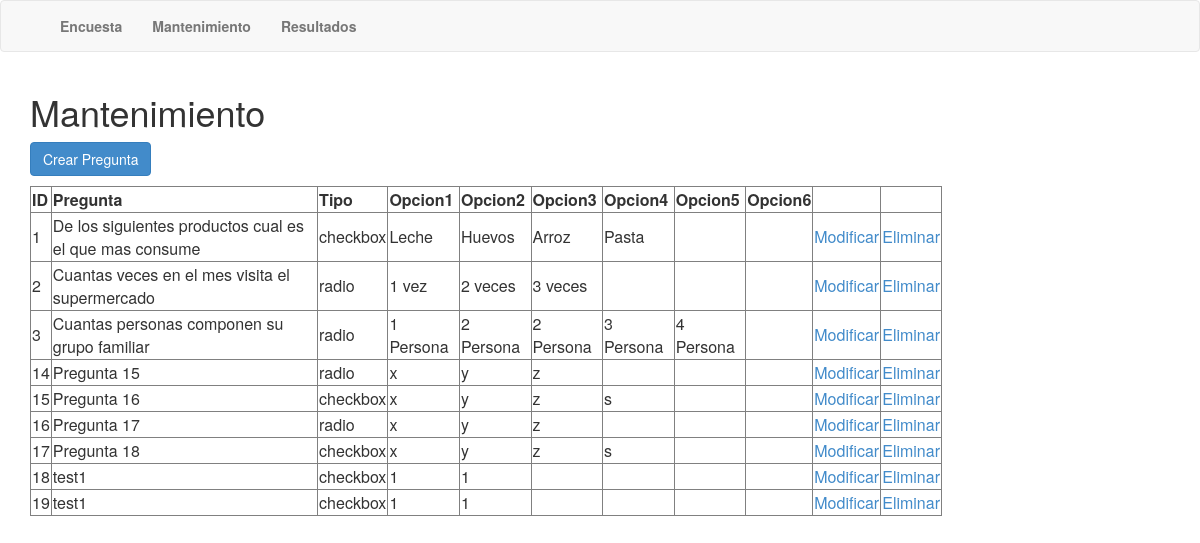
/mantenimiento.php, run on an earlier commit of the app's database.
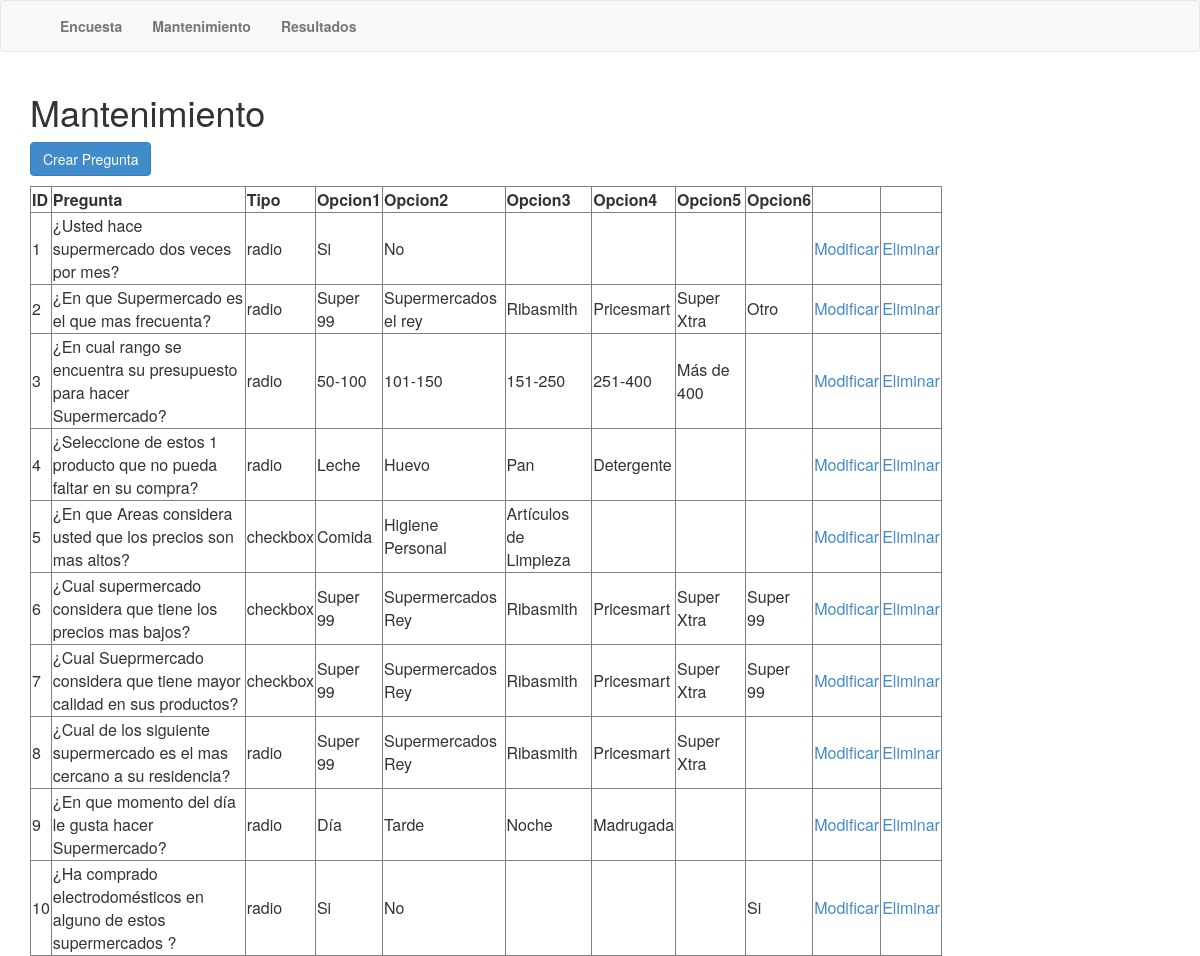
And on a later commit of the database.
### tables this page shows
CREATE TABLE `preguntas` (
  `ID` smallint(5) UNSIGNED NOT NULL,
  `PREGUNTA` varchar(200) NOT NULL DEFAULT '',
  `TIPO` varchar(10) NOT NULL DEFAULT '',
  `OPCION1` varchar(100) NOT NULL DEFAULT '',
  `OPCION2` varchar(100) NOT NULL DEFAULT '',
  `OPCION3` varchar(100) DEFAULT NULL,
  `OPCION4` varchar(100) DEFAULT NULL,
  `OPCION5` varchar(100) DEFAULT NULL,
  `OPCION6` varchar(100) DEFAULT NULL
);

### mantenimiento.php (the view, shortened to what this page needs)
<?php
	require('conexion.php');
	$query="SELECT id, pregunta, tipo, opcion1, opcion2, opcion3, opcion4, opcion5, opcion6 FROM preguntas";
	$resultado=$conexion->query($query);
 ?>
 <html>
	<head>
	</head>
	<Link REL="stylesheet" TYPE="TEXT/css" href="bootstrap/css/bootstrap.min.css">
	<body>
<?php include "navbar.php"; ?>
	<div class="container">
		<h1>Mantenimiento</h1>
		<a href="Insertar.php" class="btn btn-primary">Crear Pregunta</a>
		<table border=1 width="80%">
			<thead>
				<tr>
					<td><b>ID</b></td>
					<td><b>Pregunta</b></td>
					<td><b>Tipo</b></td>
					<td><b>Opcion1</b></td>
					<td><b>Opcion2</b></td>
					<td><b>Opcion3</b></td>
					<td><b>Opcion4</b></td>
					<td><b>Opcion5</b></td>
					<td><b>Opcion6</b></td>
					<td></td>
					<td></td>
				</tr>
				<tbody>
					<?php while($row=$resultado->fetch_assoc()){ ?>
						<tr>
							<td> <?php echo $row['id'];?> </td>
							<td> <?php echo $row['pregunta'];?> </td>
							<td> <?php echo $row['tipo'];?> </td>
							<td> <?php echo $row['opcion1'];?> </td>
							<td> <?php echo $row['opcion2'];?> </td>
							<td> <?php echo $row['opcion3'];?> </td>
							<td> <?php echo $row['opcion4'];?> </td>
							<td> <?php echo $row['opcion5'];?> </td>
							<td> <?php echo $row['opcion6'];?> </td>
							<td>
								<a href="actualizar.php?id=<?php echo $row['id'];?>">Modificar</a>
							</td>
							<td>
								<a href="eliminar.php?id=<?php echo $row['id'];?>">Eliminar</a>
							</td>
						</tr>
					<?php } ?>
				</tbody>
			</table>
		</div>
		</body>
	</html>

What changed in the data, as far as the page shows it:
removed preguntas: ID "14", PREGUNTA "Pregunta 15", TIPO "radio", OPCION1 "x", OPCION2 "y", OPCION3 "z"
removed preguntas: ID "15", PREGUNTA "Pregunta 16", TIPO "checkbox", OPCION1 "x", OPCION2 "y", OPCION3 "z", OPCION4 "s"
removed preguntas: ID "16", PREGUNTA "Pregunta 17", TIPO "radio", OPCION1 "x", OPCION2 "y", OPCION3 "z"
removed preguntas: ID "17", PREGUNTA "Pregunta 18", TIPO "checkbox", OPCION1 "x", OPCION2 "y", OPCION3 "z", OPCION4 "s"
removed preguntas: ID "18", PREGUNTA "test1", TIPO "checkbox", OPCION1 "1", OPCION2 "1"
removed preguntas: ID "19", PREGUNTA "test1", TIPO "checkbox", OPCION1 "1", OPCION2 "1"
changed preguntas id 1: PREGUNTA "De los siguientes productos cual es el que mas consume" → "¿Usted hace supermercado dos veces por mes?"; TIPO "checkbox" → "radio"; OPCION1 "Leche" → "Si"; OPCION2 "Huevos" → "No"; OPCION3 "Arroz" → (not shown); OPCION4 "Pasta" → (not shown)
changed preguntas id 2: PREGUNTA "Cuantas veces en el mes visita el supermercado" → "¿En que Supermercado es el que mas frecuenta?"; OPCION1 "1 vez" → "Super 99"; OPCION2 "2 veces" → "Supermercados el rey"; OPCION3 "3 veces" → "Ribasmith"; OPCION4 (not shown) → "Pricesmart"; OPCION5 (not shown) → "Super Xtra"; OPCION6 (not shown) → "Otro"
changed preguntas id 3: PREGUNTA "Cuantas personas componen su grupo familiar" → "¿En cual rango se encuentra su presupuesto para hacer Supermercado?"; OPCION1 "1 Persona" → "50-100"; OPCION2 "2 Persona" → "101-150"; OPCION3 "2 Persona" → "151-250"; OPCION4 "3 Persona" → "251-400"; OPCION5 "4 Persona" → "Más de 400"
added preguntas: ID "4", PREGUNTA "¿Seleccione de estos 1 producto que no pueda faltar en su compra?", TIPO "radio", OPCION1 "Leche", OPCION2 "Huevo", OPCION3 "Pan", OPCION4 "Detergente"
added preguntas: ID "5", PREGUNTA "¿En que Areas considera usted que los precios son mas altos?", TIPO "checkbox", OPCION1 "Comida", OPCION2 "Higiene Personal", OPCION3 "Artículos de Limpieza"
added preguntas: ID "6", PREGUNTA "¿Cual supermercado considera que tiene los precios mas bajos?", TIPO "checkbox", OPCION1 "Super 99", OPCION2 "Supermercados Rey", OPCION3 "Ribasmith", OPCION4 "Pricesmart", OPCION5 "Super Xtra", OPCION6 "Super 99"
added preguntas: ID "7", PREGUNTA "¿Cual Sueprmercado considera que tiene mayor calidad en sus productos?", TIPO "checkbox", OPCION1 "Super 99", OPCION2 "Supermercados Rey", OPCION3 "Ribasmith", OPCION4 "Pricesmart", OPCION5 "Super Xtra", OPCION6 "Super 99"
added preguntas: ID "8", PREGUNTA "¿Cual de los siguiente supermercado es el mas cercano a su residencia?", TIPO "radio", OPCION1 "Super 99", OPCION2 "Supermercados Rey", OPCION3 "Ribasmith", OPCION4 "Pricesmart", OPCION5 "Super Xtra"
added preguntas: ID "9", PREGUNTA "¿En que momento del día le gusta hacer Supermercado?", TIPO "radio", OPCION1 "Día", OPCION2 "Tarde", OPCION3 "Noche", OPCION4 "Madrugada"
added preguntas: ID "10", PREGUNTA "¿Ha comprado electrodomésticos en alguno de estos supermercados ?", TIPO "radio", OPCION1 "Si", OPCION2 "No", OPCION6 "Si"
